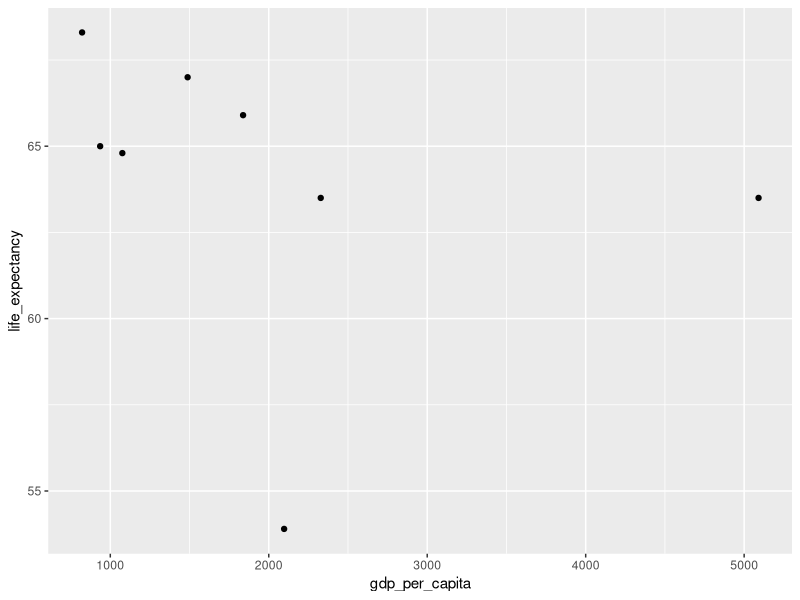
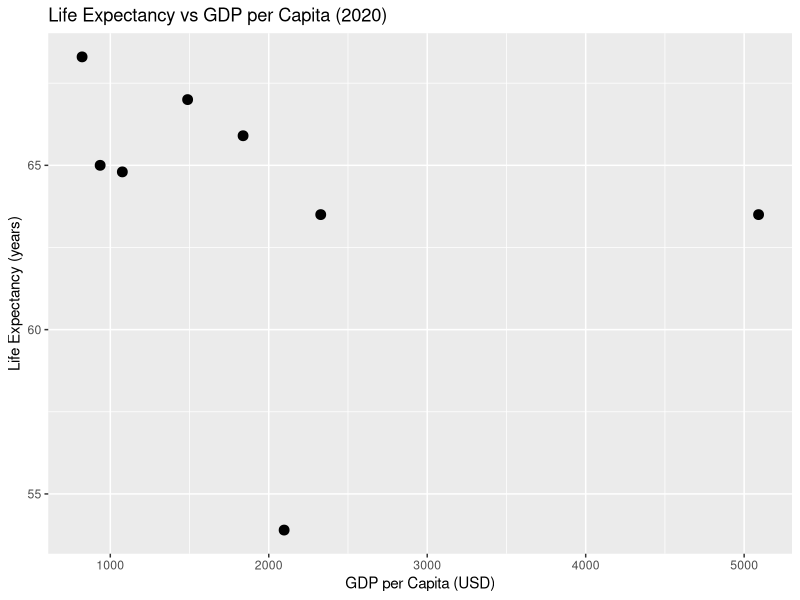
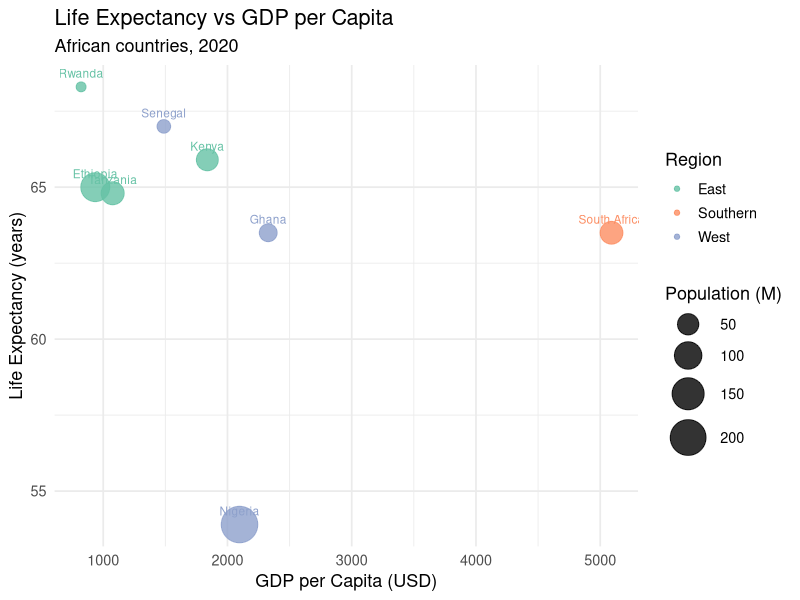
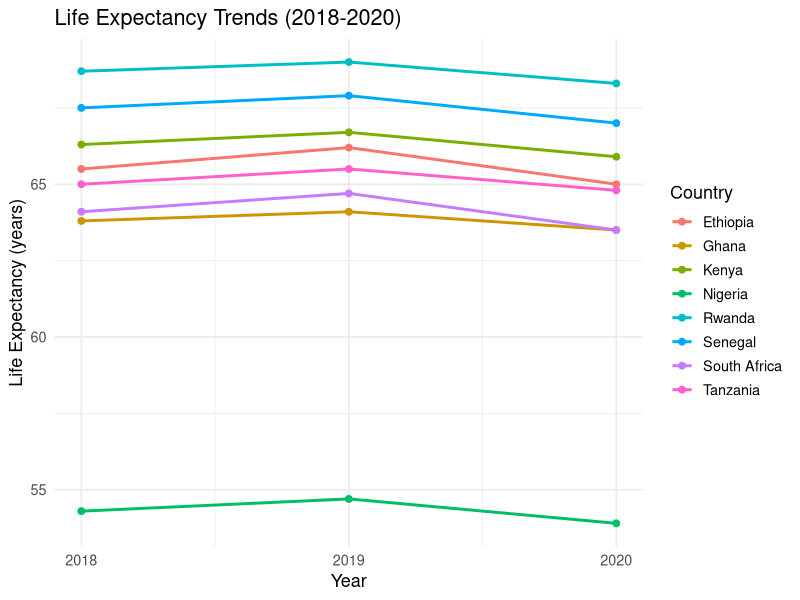
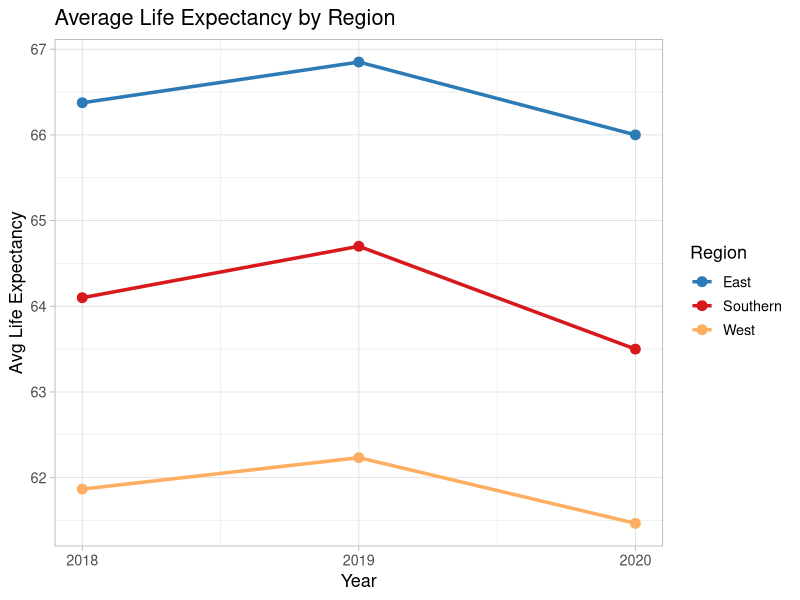
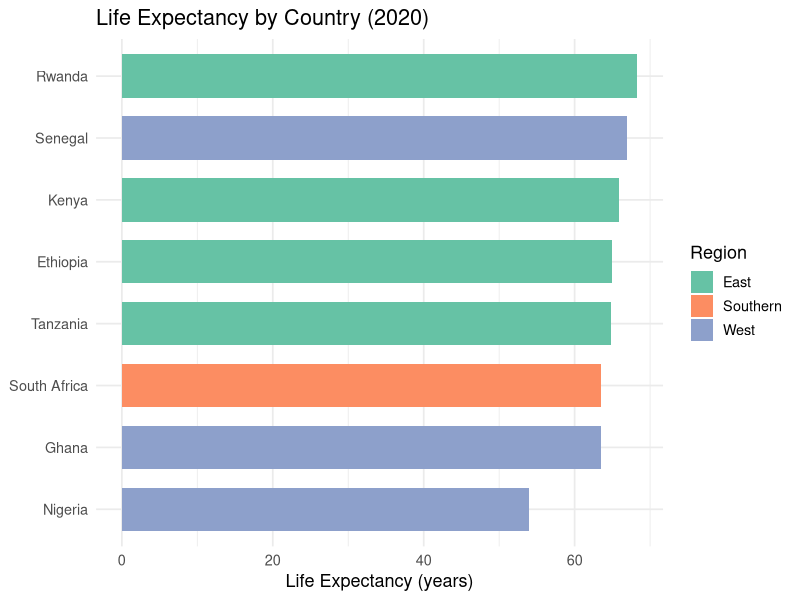
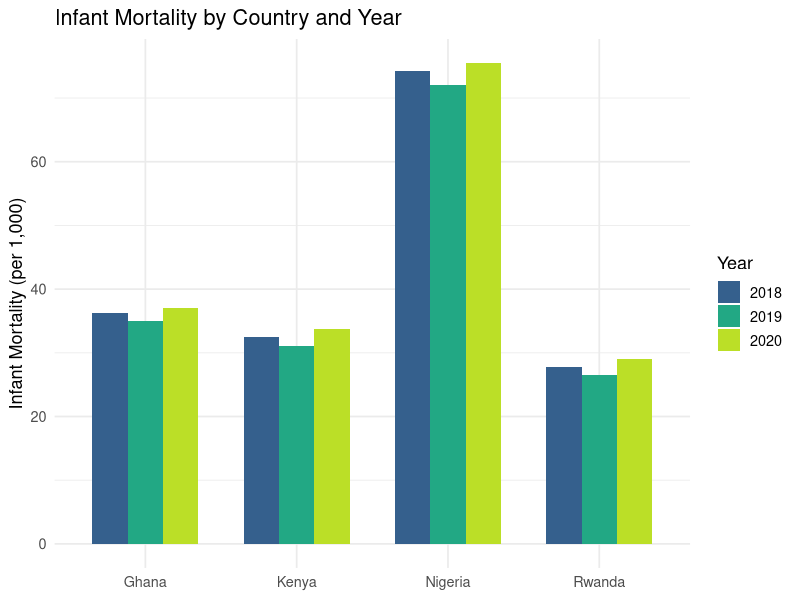
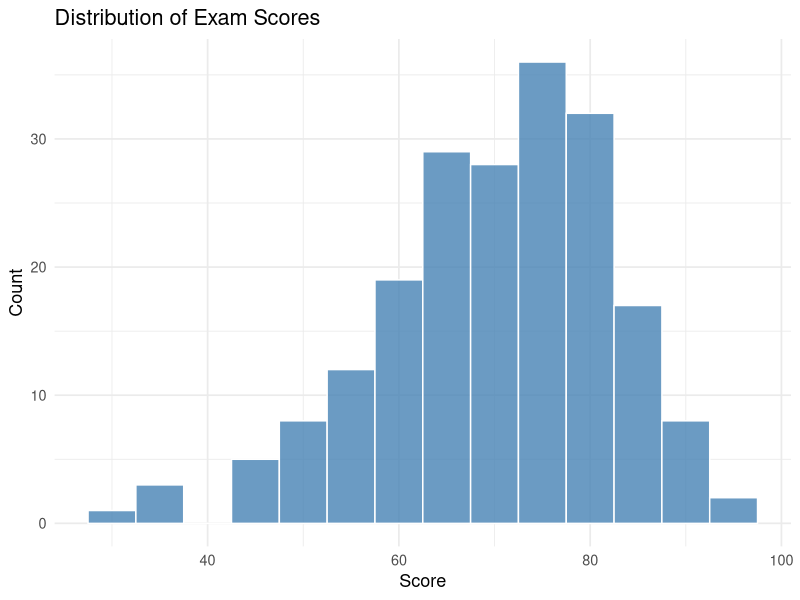

Reproduce these figures in R, in order.
## ---- chunk 1
knitr::opts_chunk$set(
  echo = TRUE,
  message = FALSE,
  warning = FALSE,
  fig.width = 8,
  fig.height = 5,
  dpi = 150
)
## ---- chunk 2
library(tidyverse)
library(patchwork)   # for combining plots
library(scales)      # for axis formatting
## ---- chunk 3
health <- tibble(
  country = rep(c("Nigeria", "Ghana", "Kenya", "Ethiopia",
                  "South Africa", "Senegal", "Tanzania", "Rwanda"), each = 3),
  year = rep(c(2018, 2019, 2020), 8),
  life_expectancy = c(54.3, 54.7, 53.9,  63.8, 64.1, 63.5,
                      66.3, 66.7, 65.9,  65.5, 66.2, 65.0,
                      64.1, 64.7, 63.5,  67.5, 67.9, 67.0,
                      65.0, 65.5, 64.8,  68.7, 69.0, 68.3),
  infant_mortality = c(74.2, 72.0, 75.5,  36.2, 35.0, 37.1,
                       32.5, 31.0, 33.8,  38.5, 37.0, 40.0,
                       28.3, 27.0, 30.5,  33.0, 32.0, 34.5,
                       37.5, 36.0, 39.0,  27.8, 26.5, 29.0),
  region = rep(c("West", "West", "East", "East",
                 "Southern", "West", "East", "East"), each = 3),
  gdp_per_capita = rep(c(2097, 2328, 1838, 936,
                          5091, 1488, 1076, 822), each = 3),
  population_m = rep(c(211, 31, 54, 115, 60, 17, 62, 13), each = 3)
)

health_2020 <- health %>% filter(year == 2020)
## ---- chunk 4
# Minimal ggplot
ggplot(data = health_2020, aes(x = gdp_per_capita, y = life_expectancy)) +
  geom_point()
## ---- chunk 5
ggplot(health_2020, aes(x = gdp_per_capita, y = life_expectancy)) +
  geom_point(size = 3) +
  labs(title = "Life Expectancy vs GDP per Capita (2020)",
       x = "GDP per Capita (USD)",
       y = "Life Expectancy (years)")
## ---- chunk 6
ggplot(health_2020, aes(x = gdp_per_capita, y = life_expectancy,
                         color = region, size = population_m)) +
  geom_point(alpha = 0.8) +
  geom_text(aes(label = country), vjust = -1, size = 3, show.legend = FALSE) +
  scale_size_continuous(name = "Population (M)", range = c(3, 12)) +
  scale_color_brewer(palette = "Set2", name = "Region") +
  labs(title = "Life Expectancy vs GDP per Capita",
       subtitle = "African countries, 2020",
       x = "GDP per Capita (USD)",
       y = "Life Expectancy (years)") +
  theme_minimal(base_size = 13)
## ---- chunk 7
ggplot(health, aes(x = year, y = life_expectancy, color = country)) +
  geom_line(linewidth = 1) +
  geom_point(size = 2) +
  labs(title = "Life Expectancy Trends (2018-2020)",
       x = "Year", y = "Life Expectancy (years)",
       color = "Country") +
  scale_x_continuous(breaks = 2018:2020) +
  theme_minimal(base_size = 13)
## ---- chunk 8
regional_avg <- health %>%
  group_by(region, year) %>%
  summarise(avg_le = mean(life_expectancy), .groups = "drop")

ggplot(regional_avg, aes(x = year, y = avg_le, color = region)) +
  geom_line(linewidth = 1.2) +
  geom_point(size = 3) +
  scale_x_continuous(breaks = 2018:2020) +
  scale_color_manual(values = c("East" = "#2C7BB6", "Southern" = "#D7191C",
                                 "West" = "#FDAE61")) +
  labs(title = "Average Life Expectancy by Region",
       x = "Year", y = "Avg Life Expectancy", color = "Region") +
  theme_light(base_size = 13)
## ---- chunk 9
ggplot(health_2020, aes(x = reorder(country, life_expectancy),
                         y = life_expectancy, fill = region)) +
  geom_col(width = 0.7) +
  coord_flip() +
  scale_fill_brewer(palette = "Set2") +
  labs(title = "Life Expectancy by Country (2020)",
       x = NULL, y = "Life Expectancy (years)", fill = "Region") +
  theme_minimal(base_size = 13)
## ---- chunk 10
# Grouped bar chart: infant mortality across years
health_subset <- health %>%
  filter(country %in% c("Nigeria", "Ghana", "Kenya", "Rwanda"))

ggplot(health_subset, aes(x = country, y = infant_mortality,
                           fill = factor(year))) +
  geom_col(position = "dodge", width = 0.7) +
  scale_fill_viridis_d(name = "Year", option = "D", begin = 0.3, end = 0.9) +
  labs(title = "Infant Mortality by Country and Year",
       x = NULL, y = "Infant Mortality (per 1,000)") +
  theme_minimal(base_size = 13)
## ---- chunk 11
set.seed(42)
exam_scores <- tibble(
  score = c(rnorm(120, mean = 65, sd = 12),
            rnorm(80, mean = 78, sd = 8)),
  group = c(rep("Group A", 120), rep("Group B", 80))
)

ggplot(exam_scores, aes(x = score)) +
  geom_histogram(binwidth = 5, fill = "steelblue", color = "white",
                 alpha = 0.8) +
  labs(title = "Distribution of Exam Scores",
       x = "Score", y = "Count") +
  theme_minimal(base_size = 13)
## ---- chunk 12
ggplot(exam_scores, aes(x = score, fill = group)) +
  geom_histogram(binwidth = 5, alpha = 0.6, position = "identity",
                 color = "white") +
  scale_fill_manual(values = c("Group A" = "#E69F00", "Group B" = "#56B4E9")) +
  labs(title = "Score Distributions by Group",
       x = "Score", y = "Count", fill = "Group") +
  theme_minimal(base_size = 13)
## ---- chunk 13
ggplot(exam_scores, aes(x = score, fill = group, color = group)) +
  geom_density(alpha = 0.4, linewidth = 1) +
  scale_fill_manual(values = c("#E69F00", "#56B4E9")) +
  scale_color_manual(values = c("#E69F00", "#56B4E9")) +
  labs(title = "Score Density by Group",
       x = "Score", y = "Density") +
  theme_minimal(base_size = 13)
## ---- chunk 14
ggplot(health, aes(x = region, y = life_expectancy, fill = region)) +
  geom_boxplot(alpha = 0.7, outlier.shape = 21) +
  geom_jitter(width = 0.15, alpha = 0.5, size = 2) +
  scale_fill_brewer(palette = "Pastel1") +
  labs(title = "Life Expectancy Distribution by Region",
       x = "Region", y = "Life Expectancy (years)") +
  theme_minimal(base_size = 13) +
  theme(legend.position = "none")
## ---- chunk 15
ggplot(health, aes(x = factor(year), y = infant_mortality, fill = factor(year))) +
  geom_boxplot(alpha = 0.6) +
  scale_fill_viridis_d(option = "C", begin = 0.3, end = 0.9) +
  labs(title = "Infant Mortality Distribution by Year",
       x = "Year", y = "Infant Mortality (per 1,000)") +
  theme_minimal(base_size = 13) +
  theme(legend.position = "none")
## ---- chunk 16
base <- ggplot(health_2020, aes(x = gdp_per_capita, y = life_expectancy)) +
  geom_point(size = 3, color = "steelblue") +
  labs(title = "Theme Comparison", x = "GDP/capita", y = "Life Exp.")

p1 <- base + theme_gray() + ggtitle("theme_gray (default)")
p2 <- base + theme_minimal() + ggtitle("theme_minimal")
p3 <- base + theme_classic() + ggtitle("theme_classic")
p4 <- base + theme_dark() + ggtitle("theme_dark")

(p1 | p2) / (p3 | p4)
## ---- chunk 17
# Continuous colour
ggplot(health_2020, aes(x = gdp_per_capita, y = life_expectancy,
                         color = infant_mortality)) +
  geom_point(size = 5) +
  scale_color_viridis_c(option = "plasma", name = "Infant\nMortality") +
  labs(title = "Colour by Infant Mortality",
       x = "GDP per Capita", y = "Life Expectancy") +
  theme_minimal(base_size = 13)
## ---- chunk 18
ggplot(health_2020, aes(x = gdp_per_capita, y = life_expectancy)) +
  geom_point(aes(color = region), size = 4) +
  geom_smooth(method = "lm", se = TRUE, color = "gray40", linetype = "dashed") +
  annotate("text", x = 4000, y = 55, label = "Nigeria stands out\nwith low life expectancy",
           hjust = 0, size = 3.5, color = "gray30", fontface = "italic") +
  annotate("rect", xmin = 4500, xmax = 5500, ymin = 62.5, ymax = 64.5,
           alpha = 0.15, fill = "red") +
  scale_color_brewer(palette = "Set2") +
  labs(title = "Life Expectancy vs GDP per Capita",
       subtitle = "With linear trend and annotations",
       x = "GDP per Capita (USD)",
       y = "Life Expectancy (years)",
       color = "Region",
       caption = "Source: Simulated WHO-style data") +
  theme_minimal(base_size = 13)
## ---- chunk 19
ggplot(health, aes(x = year, y = life_expectancy)) +
  geom_line(color = "steelblue", linewidth = 1) +
  geom_point(color = "steelblue", size = 2) +
  facet_wrap(~ country, ncol = 4, scales = "free_y") +
  scale_x_continuous(breaks = 2018:2020) +
  labs(title = "Life Expectancy Trends by Country",
       x = "Year", y = "Life Expectancy") +
  theme_light(base_size = 11) +
  theme(strip.background = element_rect(fill = "steelblue"),
        strip.text = element_text(color = "white", face = "bold"))
## ---- chunk 20
# Create a factor for better ordering
health <- health %>%
  mutate(region_f = factor(region, levels = c("West", "East", "Southern")))

ggplot(health, aes(x = year, y = infant_mortality, color = country)) +
  geom_line(linewidth = 1) +
  geom_point(size = 2) +
  facet_grid(region_f ~ ., scales = "free_y") +
  scale_x_continuous(breaks = 2018:2020) +
  labs(title = "Infant Mortality Trends",
       subtitle = "Faceted by region",
       x = "Year", y = "Infant Mortality (per 1,000)",
       color = "Country") +
  theme_minimal(base_size = 12) +
  theme(strip.text.y = element_text(angle = 0, face = "bold"))
## ---- chunk 21
p1 <- ggplot(health_2020, aes(x = reorder(country, life_expectancy),
                                y = life_expectancy)) +
  geom_col(fill = "steelblue", width = 0.7) +
  coord_flip() +
  labs(title = "A) Life Expectancy", x = NULL, y = "Years") +
  theme_minimal(base_size = 11)

p2 <- ggplot(health_2020, aes(x = reorder(country, -infant_mortality),
                                y = infant_mortality)) +
  geom_col(fill = "coral", width = 0.7) +
  coord_flip() +
  labs(title = "B) Infant Mortality", x = NULL, y = "Per 1,000 births") +
  theme_minimal(base_size = 11)

p3 <- ggplot(health_2020, aes(x = gdp_per_capita, y = life_expectancy,
                                color = region)) +
  geom_point(size = 4) +
  geom_smooth(method = "lm", se = FALSE, color = "gray50",
              linetype = "dashed") +
  scale_color_brewer(palette = "Set2") +
  labs(title = "C) GDP vs Life Expectancy",
       x = "GDP per Capita", y = "Life Exp.") +
  theme_minimal(base_size = 11)

p4 <- ggplot(health_2020, aes(x = infant_mortality, y = life_expectancy)) +
  geom_point(aes(size = population_m), alpha = 0.7, color = "purple") +
  geom_smooth(method = "lm", se = TRUE, color = "gray40") +
  scale_size_continuous(name = "Pop. (M)") +
  labs(title = "D) Infant Mortality vs Life Expectancy",
       x = "Infant Mortality", y = "Life Exp.") +
  theme_minimal(base_size = 11)

# Compose
(p1 | p2) / (p3 | p4) +
  plot_annotation(
    title = "Health Indicators Across African Countries (2020)",
    subtitle = "A multi-panel overview",
    caption = "Source: Simulated WHO-style data",
    theme = theme(plot.title = element_text(size = 16, face = "bold"))
  )
## ---- chunk 22
ggplot(health_2020, aes(x = reorder(country, life_expectancy),
                         y = life_expectancy)) +
  geom_segment(aes(xend = country, y = 50, yend = life_expectancy),
               color = "gray60", linewidth = 0.8) +
  geom_point(aes(color = region), size = 5) +
  coord_flip() +
  scale_color_brewer(palette = "Dark2") +
  scale_y_continuous(limits = c(50, 72)) +
  labs(title = "Life Expectancy in African Countries (2020)",
       subtitle = "Lollipop chart ordered by life expectancy",
       x = NULL, y = "Life Expectancy (years)", color = "Region") +
  theme_minimal(base_size = 13) +
  theme(panel.grid.major.y = element_blank())
## ---- chunk 23
health_scaled <- health %>%
  group_by(year) %>%
  mutate(le_zscore = (life_expectancy - mean(life_expectancy)) / sd(life_expectancy)) %>%
  ungroup()

ggplot(health_scaled, aes(x = factor(year), y = reorder(country, le_zscore),
                           fill = le_zscore)) +
  geom_tile(color = "white", linewidth = 0.5) +
  scale_fill_gradient2(low = "#d73027", mid = "#ffffbf", high = "#1a9850",
                       midpoint = 0, name = "Z-score") +
  geom_text(aes(label = round(life_expectancy, 1)), size = 3.5) +
  labs(title = "Life Expectancy Heatmap",
       subtitle = "Colour indicates relative standing (z-score) within each year",
       x = "Year", y = NULL) +
  theme_minimal(base_size = 12) +
  theme(panel.grid = element_blank())
## ---- chunk 24
change_data <- health %>%
  filter(year %in% c(2018, 2020)) %>%
  select(country, year, life_expectancy) %>%
  pivot_wider(names_from = year, values_from = life_expectancy,
              names_prefix = "le_")

ggplot(change_data, aes(y = reorder(country, le_2020))) +
  geom_segment(aes(x = le_2018, xend = le_2020, yend = country),
               color = "gray60", linewidth = 1) +
  geom_point(aes(x = le_2018), color = "#E69F00", size = 4) +
  geom_point(aes(x = le_2020), color = "#0072B2", size = 4) +
  annotate("text", x = 56, y = 8.3, label = "2018", color = "#E69F00",
           fontface = "bold", size = 4) +
  annotate("text", x = 57.5, y = 8.3, label = "2020", color = "#0072B2",
           fontface = "bold", size = 4) +
  labs(title = "Change in Life Expectancy (2018 vs 2020)",
       subtitle = "Most countries saw a decline in 2020",
       x = "Life Expectancy (years)", y = NULL) +
  theme_minimal(base_size = 13) +
  theme(panel.grid.major.y = element_blank())
## ---- chunk 25
main_plot <- ggplot(health_2020, aes(x = gdp_per_capita, y = life_expectancy,
                                      color = region)) +
  geom_point(size = 5, alpha = 0.8) +
  scale_color_brewer(palette = "Set1") +
  labs(x = "GDP per Capita (USD)", y = "Life Expectancy (years)") +
  theme_minimal(base_size = 12) +
  theme(legend.position = "bottom")

top_density <- ggplot(health_2020, aes(x = gdp_per_capita, fill = region)) +
  geom_density(alpha = 0.4) +
  scale_fill_brewer(palette = "Set1") +
  theme_void() +
  theme(legend.position = "none")

right_density <- ggplot(health_2020, aes(x = life_expectancy, fill = region)) +
  geom_density(alpha = 0.4) +
  scale_fill_brewer(palette = "Set1") +
  coord_flip() +
  theme_void() +
  theme(legend.position = "none")

top_density + plot_spacer() + main_plot + right_density +
  plot_layout(ncol = 2, widths = c(4, 1), heights = c(1, 4)) +
  plot_annotation(title = "GDP vs Life Expectancy with Marginal Densities")
## ---- chunk 26
malaria_data <- tibble(
  country = rep(c("Nigeria", "Ghana", "Kenya", "Ethiopia",
                  "Senegal", "Tanzania"), each = 5),
  year = rep(2016:2020, 6),
  cases_k = c(55000, 56500, 58400, 60800, 61700,
              4800, 5000, 5200, 5400, 5700,
              3000, 3200, 3400, 3600, 3900,
              2200, 2400, 2600, 2800, 3000,
              4200, 4500, 4800, 5000, 5300,
              6500, 6800, 7100, 7400, 7800)
)

ggplot(malaria_data %>% filter(country != "Nigeria"),
       aes(x = year, y = cases_k / 1000, fill = country)) +
  geom_area(alpha = 0.8, color = "white", linewidth = 0.3) +
  scale_fill_viridis_d(option = "turbo", begin = 0.1, end = 0.9) +
  scale_x_continuous(breaks = 2016:2020) +
  scale_y_continuous(labels = label_comma()) +
  labs(title = "Malaria Cases in Selected African Countries",
       subtitle = "Nigeria excluded due to scale (>55M cases)",
       x = "Year", y = "Cases (thousands)", fill = "Country") +
  theme_minimal(base_size = 13)
## ---- chunk 27
avg_le <- mean(health_2020$life_expectancy)

diverging <- health_2020 %>%
  mutate(
    diff = life_expectancy - avg_le,
    above = diff > 0
  )

ggplot(diverging, aes(x = reorder(country, diff), y = diff, fill = above)) +
  geom_col(width = 0.7, show.legend = FALSE) +
  coord_flip() +
  scale_fill_manual(values = c("TRUE" = "#2C7BB6", "FALSE" = "#D7191C")) +
  geom_hline(yintercept = 0, linewidth = 0.8) +
  labs(title = "Deviation from Average Life Expectancy (2020)",
       subtitle = paste0("Average = ", round(avg_le, 1), " years"),
       x = NULL, y = "Difference from average (years)") +
  theme_minimal(base_size = 13) +
  theme(panel.grid.major.y = element_blank())
## ---- chunk 28
set.seed(123)
sim_scores <- tibble(
  country = rep(c("Nigeria", "Ghana", "Kenya", "Rwanda",
                  "South Africa", "Senegal"), each = 200),
  score = c(rnorm(200, 52, 15), rnorm(200, 60, 12), rnorm(200, 65, 10),
            rnorm(200, 70, 8), rnorm(200, 63, 14), rnorm(200, 58, 11))
)

ggplot(sim_scores, aes(x = score, fill = country, color = country)) +
  geom_density(alpha = 0.5) +
  facet_wrap(~ country, ncol = 2, scales = "free_y") +
  scale_fill_viridis_d(option = "D") +
  scale_color_viridis_d(option = "D") +
  labs(title = "Simulated Exam Score Distributions by Country",
       x = "Score", y = "Density") +
  theme_minimal(base_size = 12) +
  theme(legend.position = "none",
        strip.text = element_text(face = "bold"))
## ---- chunk 29
sessionInfo()
